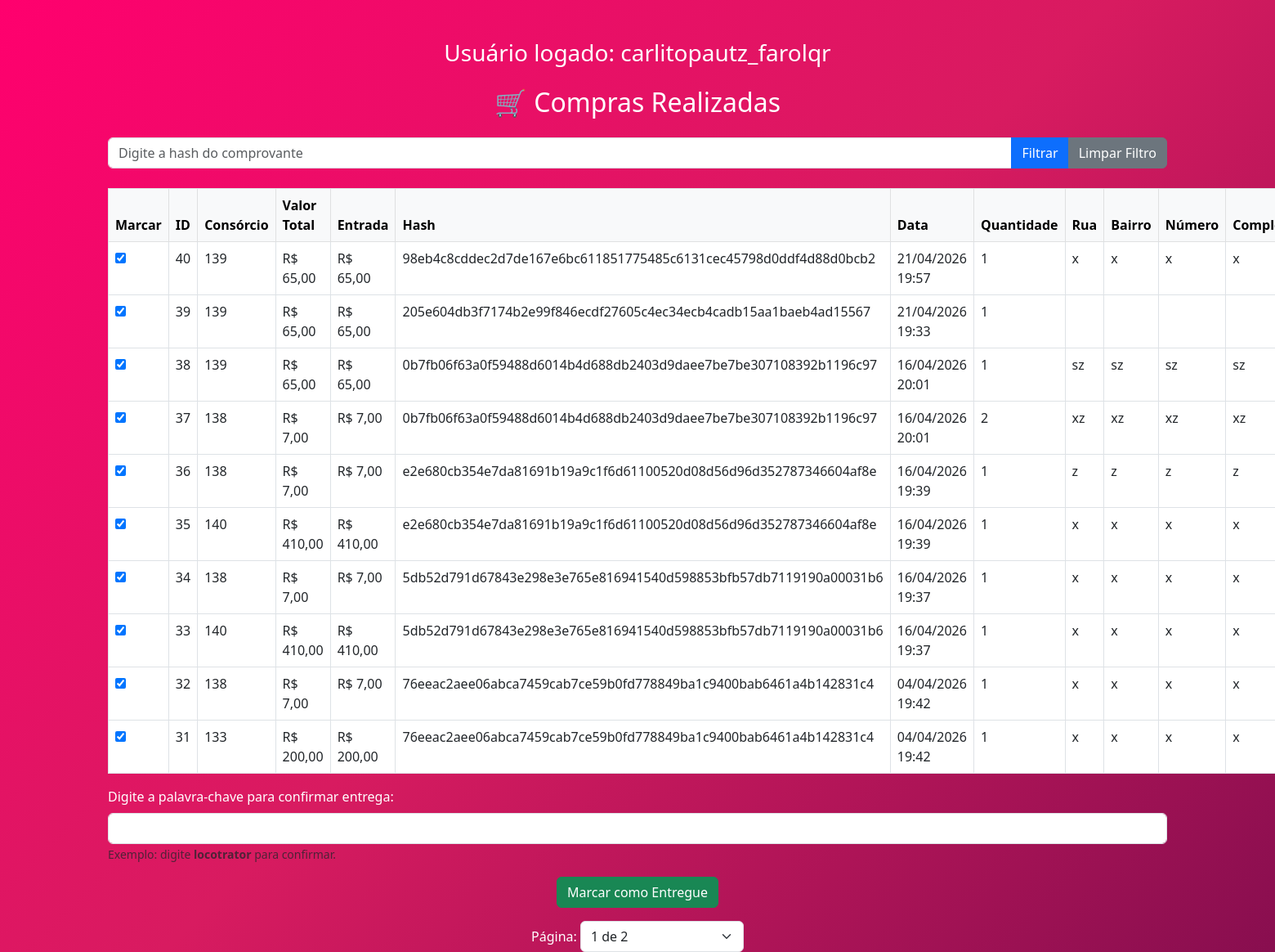
Screenshot of /sys/compras.php (signed in) with the database file from the repository.
### tables this page shows
CREATE TABLE `compras` (
  `id` int(11) NOT NULL,
  `usuario` varchar(100) NOT NULL,
  `consorcio_id` int(11) NOT NULL,
  `valor_total` decimal(10,2) NOT NULL,
  `entrada` decimal(10,2) NOT NULL,
  `hash_comprovante` varchar(64) NOT NULL,
  `data_compra` datetime NOT NULL,
  `rua` varchar(150) NOT NULL,
  `numero` varchar(50) DEFAULT NULL,
  `complemento` varchar(255) DEFAULT NULL,
  `bairro` varchar(100) NOT NULL,
  `cep` varchar(20) NOT NULL,
  `telefone` varchar(20) NOT NULL,
  `cidade` varchar(100) NOT NULL,
  `estado` varchar(100) NOT NULL,
  `status_pagamento` enum('pendente','entregue') NOT NULL DEFAULT 'pendente',
  `frete` decimal(10,2) NOT NULL DEFAULT 0.00,
  `quantidade` int(11) NOT NULL DEFAULT 1
);

### sys/compras.php (the view, shortened to what this page needs)
<?php
$host = "127.0.0.1";
$user = "u839226731_farol";
$pass = "Meta6595869!";
$db   = "u839226731_farol";
$cx = new mysqli($host, $user, $pass, $db);
$cx->set_charset("utf8");
$username = $_SESSION["username_odonto2"];
$stmt = $cx->prepare("SELECT assinantenv3 FROM identificacao_odonto2 WHERE username = ?");
$stmt->bind_param("s", $username);
$stmt->execute();
$stmt->bind_result($assinantenv3);
$stmt->fetch();
$eq_user = $_SESSION["username_odonto2"];
$registros_por_pagina = 10;
$pagina_atual = isset($_GET['pagina']) ? max(1, intval($_GET['pagina'])) : 1;
$offset = ($pagina_atual - 1) * $registros_por_pagina;
$hash_filtro = isset($_GET['hash']) ? trim($_GET['hash']) : null;
if ($hash_filtro) {
    $stmt = $cx->prepare("SELECT COUNT(*) FROM compras WHERE hash_comprovante = ?");
    $stmt->bind_param("s", $hash_filtro);
} else {
    $stmt = $cx->prepare("SELECT COUNT(*) FROM compras");
}
$stmt->execute();
$stmt->bind_result($total_registros);
$stmt->fetch();
$total_paginas = ceil($total_registros / $registros_por_pagina);
if ($hash_filtro) {
    $stmt = $cx->prepare("SELECT * FROM compras WHERE hash_comprovante = ? ORDER BY id DESC LIMIT ? OFFSET ?");
    $stmt->bind_param("sii", $hash_filtro, $registros_por_pagina, $offset);
} else {
    $stmt = $cx->prepare("SELECT * FROM compras ORDER BY id DESC LIMIT ? OFFSET ?");
    $stmt->bind_param("ii", $registros_por_pagina, $offset);
}
$stmt->execute();
$result = $stmt->get_result();
$compras = $result->fetch_all(MYSQLI_ASSOC);
?>
<!DOCTYPE html>
<html lang="pt-BR">
<head>
  <link rel="stylesheet" href="https://cdn.jsdelivr.net/npm/bootstrap@5.3.0/dist/css/bootstrap.min.css">
</head>
<body class="bg-light">
<div class="container mt-5">
  <h3 class="text-center mb-4">Usuário logado: <?= htmlspecialchars($eq_user) ?></h3>
  <h2 class="text-center mb-4">🛒 Compras Realizadas</h2>
  <form method="GET" class="mb-4">
    <div class="input-group">
      <input type="text" name="hash" class="form-control" placeholder="Digite a hash do comprovante" value="<?= htmlspecialchars($hash_filtro) ?>">
      <button class="btn btn-primary" type="submit">Filtrar</button>
      <a href="compras.php" class="btn btn-secondary">Limpar Filtro</a>
    </div>
  </form>
  <?php if (count($compras) > 0): ?>
    <form method="POST" action="marcar_ok.php">
      <table class="table table-bordered">
        <thead class="table-light">
          <tr>
            <th>Marcar</th>
            <th>ID</th>
            <th>Consórcio</th>
            <th>Valor Total</th>
            <th>Entrada</th>
            <th>Hash</th>
            <th>Data</th>
            <th>Quantidade</th>
            <th>Rua</th>
            <th>Bairro</th>
            <th>Número</th>
            <th>Complemento</th>
          </tr>
        </thead>
        <tbody>
          <?php foreach ($compras as $c): ?>
            <tr>
              <td>
                <input type="checkbox" name="entregues[]" value="<?= htmlspecialchars($c['hash_comprovante']) ?>"
                       <?= ($c['status_pagamento'] === 'entregue') ? 'checked' : '' ?>>
              </td>
              <td><?= $c['id'] ?></td>
              <td><?= $c['consorcio_id'] ?></td>
              <td>R$ <?= number_format($c['valor_total'], 2, ',', '.') ?></td>
              <td>R$ <?= number_format($c['entrada'], 2, ',', '.') ?></td>
              <td><?= htmlspecialchars($c['hash_comprovante']) ?></td>
              <td><?= date('d/m/Y H:i', strtotime($c['data_compra'])) ?></td>
              <td><?= htmlspecialchars($c['quantidade']) ?></td>
              <td><?= htmlspecialchars($c['rua']) ?></td>
              <td><?= htmlspecialchars($c['bairro']) ?></td>
               <td><?= htmlspecialchars($c['numero']) ?></td>
               <td><?= htmlspecialchars($c['complemento']) ?></td>
            </tr>
          <?php endforeach; ?>
        </tbody>
      </table>
      <div class="mb-3">
        <label for="keyword" class="form-label">Digite a palavra-chave para confirmar entrega:</label>
        <input type="text" name="keyword" id="keyword" class="form-control" required>
        <small class="text-muted">Exemplo: digite <strong>locotrator</strong> para confirmar.</small>
      </div>
      <div class="text-center">
        <button type="submit" class="btn btn-success">Marcar como Entregue</button>
      </div>
    </form>
   <form method="get" class="mt-3" style="text-align:center;">
  <label for="pagina">Página:</label>
  <select name="pagina" id="pagina" onchange="this.form.submit()" class="form-select" style="max-width:200px;display:inline-block;">
    <?php for ($i = 1; $i <= $total_paginas; $i++): ?>
      <option value="<?= $i ?><?= $hash_filtro ? '&hash='.urlencode($hash_filtro) : '' ?>"
        <?= ($i == $pagina_atual) ? 'selected' : '' ?>>
        <?= $i ?> de <?= $total_paginas ?>
      </option>
    <?php endfor; ?>
  </select>
</form>
  <?php else: ?>
    <div class="alert alert-info text-center">Nenhuma compra encontrada.</div>
  <?php endif; ?>
</div>
</body>
</html>

### sys/compras.php (style rules this page uses)
body { margin: 0; font-family: 'Segoe UI', Arial, sans-serif; background: linear-gradient(135deg, #ff006e, #d81b60, #880e4f); color: #fff; }

### rows the page displays
compras: status_pagamento "☑", id "40", consorcio "139", valor_total "65,00", entrada "65,00", hash_comprovante "98eb4c8cddec2d7de167e6bc611851775485c6131cec45798d0ddf4d88d0bcb2", data_compra "21/04/2026 19:57", quantidade "1", rua "x", bairro "x", numero "x", complemento "x"
compras: status_pagamento "☑", id "39", consorcio "139", valor_total "65,00", entrada "65,00", hash_comprovante "205e604db3f7174b2e99f846ecdf27605c4ec34ecb4cadb15aa1baeb4ad15567", data_compra "21/04/2026 19:33", quantidade "1"
compras: status_pagamento "☑", id "38", consorcio "139", valor_total "65,00", entrada "65,00", hash_comprovante "0b7fb06f63a0f59488d6014b4d688db2403d9daee7be7be307108392b1196c97", data_compra "16/04/2026 20:01", quantidade "1", rua "sz", bairro "sz", numero "sz", complemento "sz"
compras: status_pagamento "☑", id "37", consorcio "138", valor_total "7,00", entrada "7,00", hash_comprovante "0b7fb06f63a0f59488d6014b4d688db2403d9daee7be7be307108392b1196c97", data_compra "16/04/2026 20:01", quantidade "2", rua "xz", bairro "xz", numero "xz", complemento "xz"
compras: status_pagamento "☑", id "36", consorcio "138", valor_total "7,00", entrada "7,00", hash_comprovante "e2e680cb354e7da81691b19a9c1f6d61100520d08d56d96d352787346604af8e", data_compra "16/04/2026 19:39", quantidade "1", rua "z", bairro "z", numero "z", complemento "z"
compras: status_pagamento "☑", id "35", consorcio "140", valor_total "410,00", entrada "410,00", hash_comprovante "e2e680cb354e7da81691b19a9c1f6d61100520d08d56d96d352787346604af8e", data_compra "16/04/2026 19:39", quantidade "1", rua "x", bairro "x", numero "x", complemento "x"
compras: status_pagamento "☑", id "34", consorcio "138", valor_total "7,00", entrada "7,00", hash_comprovante "5db52d791d67843e298e3e765e816941540d598853bfb57db7119190a00031b6", data_compra "16/04/2026 19:37", quantidade "1", rua "x", bairro "x", numero "x", complemento "x"
compras: status_pagamento "☑", id "33", consorcio "140", valor_total "410,00", entrada "410,00", hash_comprovante "5db52d791d67843e298e3e765e816941540d598853bfb57db7119190a00031b6", data_compra "16/04/2026 19:37", quantidade "1", rua "x", bairro "x", numero "x", complemento "x"
compras: status_pagamento "☑", id "32", consorcio "138", valor_total "7,00", entrada "7,00", hash_comprovante "76eeac2aee06abca7459cab7ce59b0fd778849ba1c9400bab6461a4b142831c4", data_compra "04/04/2026 19:42", quantidade "1", rua "x", bairro "x", numero "x", complemento "x"
compras: status_pagamento "☑", id "31", consorcio "133", valor_total "200,00", entrada "200,00", hash_comprovante "76eeac2aee06abca7459cab7ce59b0fd778849ba1c9400bab6461a4b142831c4", data_compra "04/04/2026 19:42", quantidade "1", rua "x", bairro "x", numero "x", complemento "x"

### other values shown
$eq_user "carlitopautz_farolqr"
form field pagina "1 de 2"
